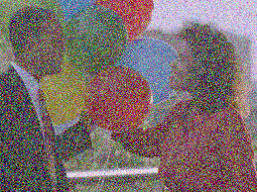
#> input picture Lab3_Group7/noisy.jpg, 257 x 192 px
$ python 'Example 4.py'
#> lines starting #> are read from the running program, lines starting #| are printed output that depends on the picture
import cv2 as cv
from matplotlib import pyplot as plt

img = cv.imread('noisy.jpg')
#> img is the input picture: shape (192, 257, 3); mean B, G, R 108.2, 108.5, 123.1

blur = cv.bilateralFilter(img, 10, 500, 50)
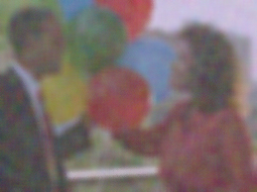
#> blur: shape (192, 257, 3); mean B, G, R 108.2, 108.5, 123.1

plt.subplot(121),plt.imshow(img),plt.title('Original')
plt.xticks([]), plt.yticks([])

plt.subplot(122),plt.imshow(blur),plt.title('Blurred')
plt.xticks([]), plt.yticks([])
plt.show()
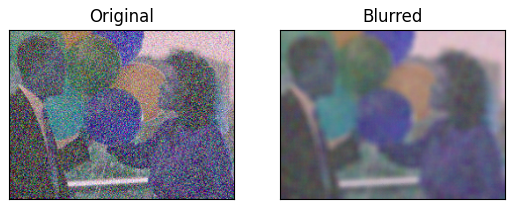
#> figure drawn by matplotlib, 2 panels; B, G, R data is drawn as R, G, B
